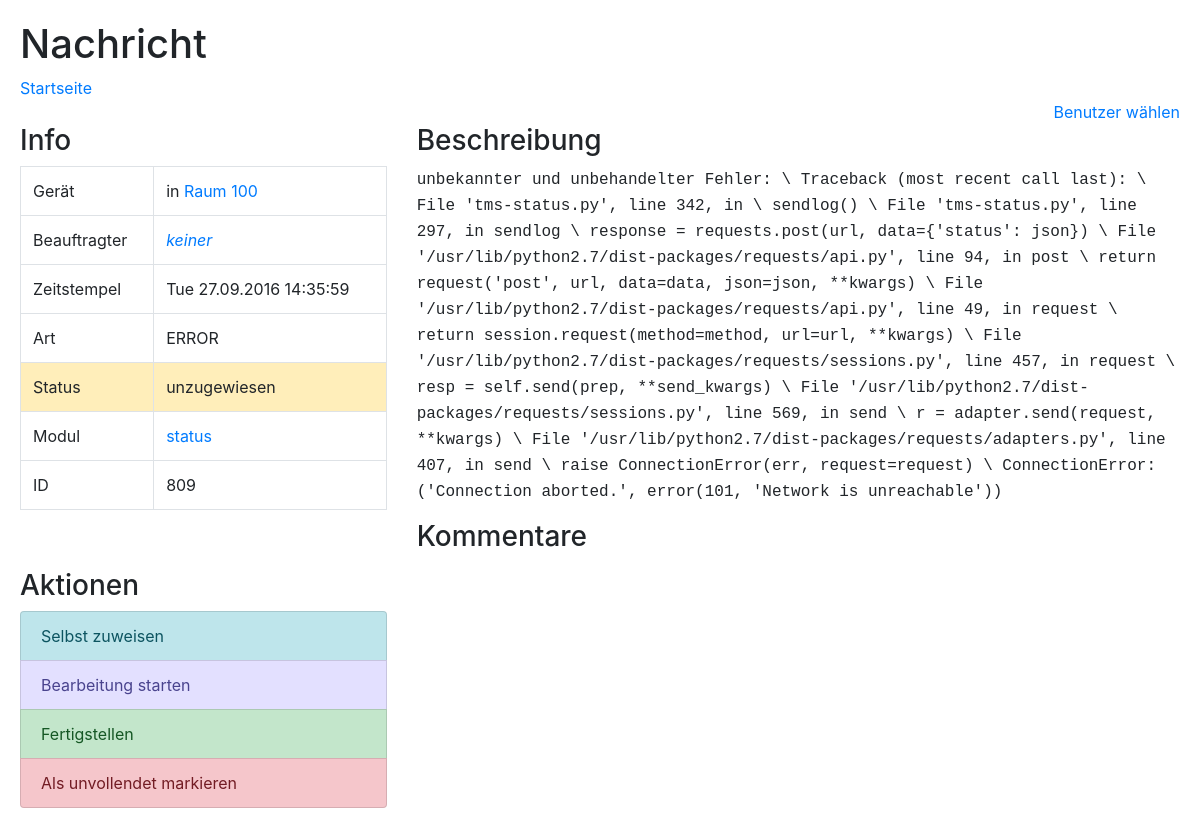
The page /messageSingle.php?id=809 on the database its author committed.
### tables this page shows
CREATE TABLE `messages` (
  `id` int(11) NOT NULL,
  `ip` int(11) NOT NULL,
  `time` bigint(20) NOT NULL,
  `typeId` tinyint(4) NOT NULL,
  `moduleId` tinyint(4) NOT NULL,
  `message` text NOT NULL,
  `statusId` tinyint(4) NOT NULL,
  `assignee` tinyint(4) NOT NULL,
  `comment` text NOT NULL
);

CREATE TABLE `messagestatus` (
  `id` tinyint(4) NOT NULL,
  `name` tinytext NOT NULL,
  `bootstrapName` tinytext NOT NULL,
  `tagName` tinytext NOT NULL
);

### messageSingle.php (the view, shortened to what this page needs)
<?php
include "util.php";
setupUser();
if (empty($_GET["id"])) {
  echo "Fehler: Keine id gesendet!";
} else {
  $id = $_GET["id"];
  echo "<div class='row'>";
  query("SELECT * FROM messages WHERE id = '{$id}'");
  $message = mysqli_fetch_assoc($queryResult);
  echo "<div class='col-md-4'>";
  echo "<h3>Info</h3>";
  echo "<table class='table table-bordered'>";
  echo "<tr><td>Gerät</td><td>in <a href='device.php?ip={$message["ip"]}'>" . roomName($message["ip"]) . "</a></td></tr>";
  echo "<tr><td>Beauftragter</td><td><a href='user.php?id={$message["assignee"]}'>" . adminName($message["assignee"]) . "</a></td></tr>";
  echo "<tr><td>Zeitstempel</td><td>" . messageTime($message) . "</td></tr>";
  echo "<tr><td>Art</td><td>" . typeName($message["typeId"]) . "</td></tr>";
  echo "<tr class='" . statusBName($message["statusId"]) . "'><td>Status</td><td>" . statusName($message["statusId"]) . "</td></tr>";
  echo "<tr><td>Modul</td><td><a href='module.php?id={$message["moduleId"]}'>" . moduleName($message["moduleId"]) . "</a></td></tr>";
  echo "<tr><td>ID</td><td>{$message["id"]}</td></tr>";
  echo "</table>";
  echo "</div>";
  echo "<div class='col-md-8'>";
  echo "<h3>Beschreibung</h3>";
  echo "<p><samp>{$message["message"]}</samp></p>";
  echo "<h3>Kommentare</h3>";
  echo "</div>";
  echo "</div>";
  $linkPrefix = "messageSingle.php?id={$id}&";
  echo "<div class='row'><div class='col-md-4'><h3>Aktionen</h3>";
  if (permIsHigh($userPerm) || ! adminGetPerm($userId)) {
    echo "<div class='list-group'>";
    $statusId = $message["statusId"];
    echo "<a class='list-group-item list-group-item-action list-group-item-info' href='{$linkPrefix}action=assign&assignee={$userId}'>Selbst zuweisen</a>";
    if ($statusId != 4) {
      echo "<a class='list-group-item list-group-item-action table-assigned table-assigned-color-text' href='{$linkPrefix}action=statusUpdate&statusId=2'>Bearbeitung starten</a>";
    }
    echo "<a class='list-group-item list-group-item-action list-group-item-success' href='{$linkPrefix}action=statusUpdate&statusId=3'>Fertigstellen</a>";
    echo "<a class='list-group-item list-group-item-action list-group-item-danger' href='{$linkPrefix}action=statusUpdate&statusId=4'>Als unvollendet markieren</a>";
    echo "</div>";
  } else {
    loginPlease();
  }
  echo "</div>";
  echo "</div>";
}
?>

### style.css (style rules this page uses)
body { margin: 20px; }
.table-assigned { background-color: hsl(245, 100%, 94%); }
.table-assigned-color-text { color: hsl(245, 36%, 41%); }

### rows shown on the page
messages: time "Tue 27.09.2016 14:35:59", statusId.name "unzugewiesen", id "809", message "unbekannter und unbehandelter Fehler: \\ Traceback (most recent call last): \\ File 'tms-status.py', line 342, in \\ sendlog() \\ File 'tms-status.py', line 297, in sendlog \\ response = requests.post(url, data={'status': json}) \\ File '/usr/lib/python2.7/dist-packages/requests/api.py', line 94, in post \\ return request('post', url, data=data, json=json, **kwargs) \\ File '/usr/lib/python2.7/dist-packages/requests/api.py', line 49, in request \\ return session.request(method=method, url=url, **kwargs) \\ File '/usr/lib/python2.7/dist-packages/requests/sessions.py', line 457, in request \\ resp = self.send(prep, **send_kwargs) \\ File '/usr/lib/python2.7/dist-packages/requests/sessions.py', line 569,…"

### other values the page prints
$pageName "Nachricht"
roomName($message["ip"]) "Raum 100"
typeName($message["typeId"]) "ERROR"
moduleName($message["moduleId"]) "status"
